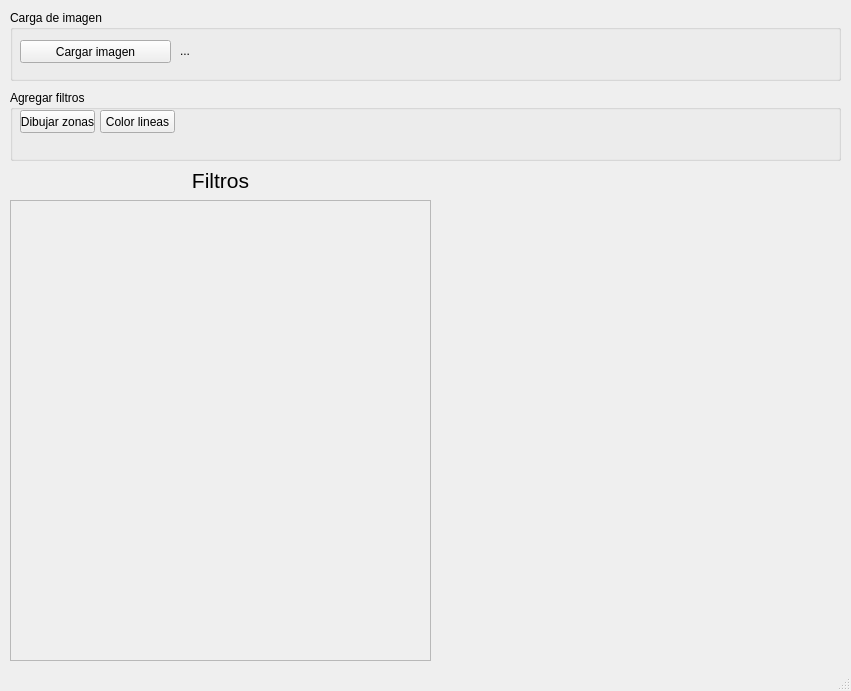
<?xml version="1.0" encoding="UTF-8"?>
<ui version="4.0">
 <class>MainWindow</class>
 <widget class="QMainWindow" name="MainWindow">
  <property name="geometry">
   <rect>
    <x>0</x>
    <y>0</y>
    <width>851</width>
    <height>691</height>
   </rect>
  </property>
  <property name="windowTitle">
   <string>MainWindow</string>
  </property>
  <widget class="QWidget" name="centralwidget">
   <widget class="QGroupBox" name="gbr_load_image">
    <property name="geometry">
     <rect>
      <x>10</x>
      <y>10</y>
      <width>831</width>
      <height>71</height>
     </rect>
    </property>
    <property name="title">
     <string>Carga de imagen</string>
    </property>
    <widget class="QPushButton" name="btn_load_image">
     <property name="geometry">
      <rect>
       <x>10</x>
       <y>30</y>
       <width>151</width>
       <height>23</height>
      </rect>
     </property>
     <property name="text">
      <string>Cargar imagen</string>
     </property>
    </widget>
    <widget class="QLabel" name="lbl_load_image">
     <property name="geometry">
      <rect>
       <x>170</x>
       <y>30</y>
       <width>601</width>
       <height>21</height>
      </rect>
     </property>
     <property name="text">
      <string>...</string>
     </property>
    </widget>
   </widget>
   <widget class="QScrollArea" name="scrollArea_filters">
    <property name="geometry">
     <rect>
      <x>10</x>
      <y>200</y>
      <width>421</width>
      <height>461</height>
     </rect>
    </property>
    <property name="widgetResizable">
     <bool>true</bool>
    </property>
    <property name="alignment">
     <set>Qt::AlignLeading|Qt::AlignLeft|Qt::AlignTop</set>
    </property>
    <widget class="QWidget" name="scrollAreaWidgetContents">
     <property name="geometry">
      <rect>
       <x>0</x>
       <y>0</y>
       <width>419</width>
       <height>459</height>
      </rect>
     </property>
     <layout class="QGridLayout" name="gridLayout"/>
    </widget>
   </widget>
   <widget class="QGroupBox" name="gbr_add_filter">
    <property name="geometry">
     <rect>
      <x>10</x>
      <y>90</y>
      <width>831</width>
      <height>71</height>
     </rect>
    </property>
    <property name="title">
     <string>Agregar filtros</string>
    </property>
    <property name="checkable">
     <bool>false</bool>
    </property>
    <widget class="QPushButton" name="btn_draw_zones">
     <property name="geometry">
      <rect>
       <x>10</x>
       <y>20</y>
       <width>75</width>
       <height>23</height>
      </rect>
     </property>
     <property name="text">
      <string>Dibujar zonas</string>
     </property>
    </widget>
    <widget class="QPushButton" name="btn_color_lines">
     <property name="geometry">
      <rect>
       <x>90</x>
       <y>20</y>
       <width>75</width>
       <height>23</height>
      </rect>
     </property>
     <property name="text">
      <string>Color lineas</string>
     </property>
    </widget>
   </widget>
   <widget class="QLabel" name="lbl_filters">
    <property name="geometry">
     <rect>
      <x>160</x>
      <y>170</y>
      <width>121</width>
      <height>21</height>
     </rect>
    </property>
    <property name="font">
     <font>
      <pointsize>16</pointsize>
      <weight>50</weight>
      <bold>false</bold>
     </font>
    </property>
    <property name="text">
     <string>Filtros</string>
    </property>
    <property name="alignment">
     <set>Qt::AlignCenter</set>
    </property>
   </widget>
  </widget>
  <widget class="QStatusBar" name="statusbar"/>
 </widget>
 <resources/>
 <connections/>
</ui>
